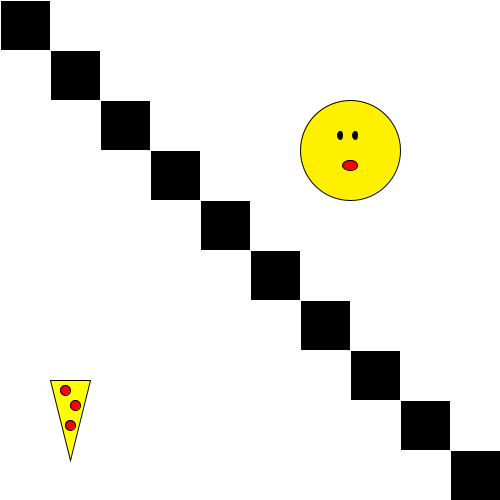
Frame 1 (no input)
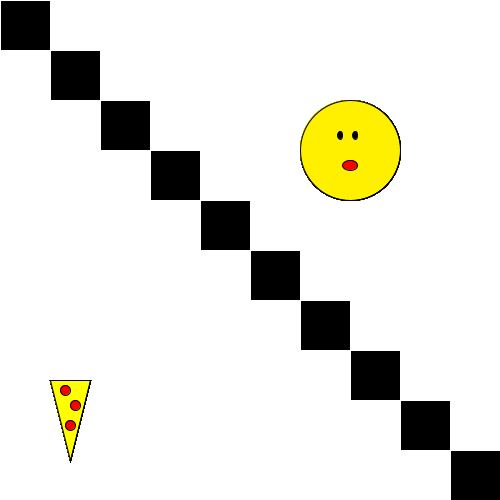
Frame 60 (the mouse pressed at the canvas centre just before this capture)
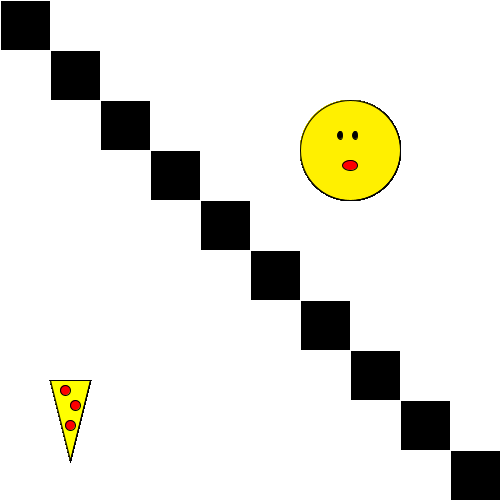
Frame 120 (the mouse held since frame 60 and released just before this capture)

The Processing sketch that drew these frames (run headless with seeded random() and noise(); from frame 60 on, the mouse is pressed at the canvas centre):

// Processing sketch: processing_11983
// ── processing_11983.pde

/// ICM Homework Week 1
/// Gabriela Gutierrez

void setup()
{
  //size of the window
  size(500,500);
  //add color
  background(255);
}

/// I like symmetry, so I drew some squares. 

void draw()
{
  fill(0);
  stroke(255);
  rect(0,0,50,50);

  fill(0);
  stroke(255);
  rect(50,50,50,50);
 
  fill(0);
  stroke(255);
  rect(100,100,50,50);

  fill(0);
  stroke(255);
  rect(150,150,50,50);

  fill(0);
  stroke(255);
  rect(200,200,50,50);

  fill(0);
  stroke(255);
  rect(250,250,50,50);
 
  fill(0);
  stroke(255);
  rect(300,300,50,50);

  fill(0);
  stroke(255);
  rect(350,350,50,50); 

  fill(0);
  stroke(255);
  rect(400,400,50,50);

  fill(0);
  stroke(255);
  rect(450,450,50,50); 
  

/// Now let's add some circles! And a face!

  fill(255,240,0);
  stroke(3);
  ellipse(350,150,100,100); 

  fill(0);
  stroke(3);
  ellipse(340,135,5,8); 

  fill(0);
  stroke(3);
  ellipse(355,135,5,8); 
  
  fill(255,0,0);
  stroke(0);
  ellipse(350,165,15,10); 

/// And a piece of pizza on the other side  

  fill(255,255,0);
  stroke(5);
  triangle(50,380,90,380,70,460);
  
/// With pepperoni

  fill(255,0,0);
  stroke(0);
  ellipse(65,390,10,10); 

  fill(255,0,0);
  stroke(0);
  ellipse(75,405,10,10); 

  fill(255,0,0);
  stroke(0);
  ellipse(70,425,10,10); 
  
}

  
  
